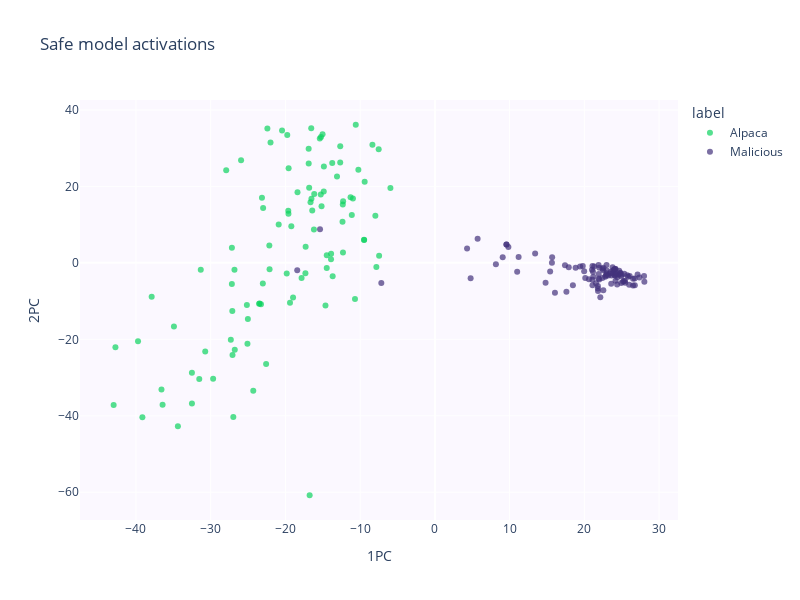

The cell this chart's notebook holds for it:
### Markdown cell above
As we can see, the unsafe model has very limited ability to distinguish between safe and unsafe prompts in a low dimensioanal space. The reason for that is that it has no advantages in allocating dimensional space to discriminate between harmful and innocuous instructions.

Instead, the safety-trained model has to do that in order to generate its response!

### Code cell
fig = plot_pc(
    activations=safe_activations_pca[-1],
    labels=prompts['safety'],
    prompts=prompts['prompt'], 
    generations=prompts['safe_generation'],
    palette=palette
    )

fig.update_layout(
    width=800,
    height=600,
    title="Safe model activations",
    paper_bgcolor="white",
    plot_bgcolor="#FBF8FF",
)
fig.show()
fig.write_image("images/safe.svg", scale=4)

### Figure 1 — Plotly figure (JSON) as saved in the notebook; plotly's stock layout.template omitted (floating-point values rounded to 4 significant figures; data arrays with more than 128 entries replaced by an {"elided": "..."} marker saying what was removed)
{"data": [{"customdata": {"elided": "100x3 mixed values"}, "hovertemplate": "label=Alpaca<br>1PC=%{x}<br>2PC=%{y}<br>index=%{customdata[0]}<br>Input=%{customdata[1]}<br>Output=%{customdata[2]}<extra></extra>", "legendgroup": "Alpaca", "marker": {"color": "#0DD35F", "opacity": 0.7, "symbol": "circle"}, "mode": "markers", "name": "Alpaca", "orientation": "v", "showlegend": true, "type": "scatter", "x": [-7.522, -34.39, -26.82, -27.92, -22.12, -36.59, -10.69, -16.52, -17.29, -22.58, -39.73, -12.36, -8.358, -23.02, -39.14, -16.82, -12.66, -20.45, -27.31, -19.75, -23.27, -19.62, -25.03, -19.57, -23.52, -27.16, -10.59, -9.478, -22.98, -7.832, -25.08, -16.64, -10.24, -32.51, -12.32, -7.464, -37.9, -12.67, -13.68, -15.4, -23.46, -12.28, -24.3, -17.84, -26.78, -15.27, -14.47, -31.33, -13.9, -14.64, -16.76, -26.97, -32.51, -18.98, -16.18, -15.24, -42.75, -13.74, -7.967, -16.55, -10.96, -21.99, -27.08, -36.44, -25.93, -13.89, -23.14, -18.38, -20.9, -17.32, -29.67, -22.41, -16.15, -19.6, -14.47, -5.952, -25.16, -27.11, -19.21, -12.3, -13.1, -14.87, -15.17, -42.99, -16.89, -11.28, -19.83, -22.15, -34.92, -31.53, -30.73, -19.39, -14.85, -9.466, -16.89, -16.41, -11.12, -9.394, -15.03, -27.17], "xaxis": "x", "y": [29.75, -42.72, -1.786, 24.2, -1.656, -33.13, -9.437, 16.75, 4.192, -26.48, -20.51, 10.78, 30.9, -5.384, -40.39, 19.64, 30.52, 34.59, -20.08, 33.45, -10.84, 13.62, -14.69, 24.73, -10.73, 3.95, 36.13, 6.057, 14.36, -1.061, -21.13, 15.84, 24.35, -28.72, 15.28, 1.832, -8.884, 26.26, -3.477, 32.55, -10.64, 16.1, -33.43, -3.947, -22.72, 17.88, -1.33, -1.819, 0.9529, -11.12, -60.78, -40.3, -36.77, -9.059, 8.757, 32.92, -22.09, 26.13, 12.32, 35.19, 16.85, 31.5, -24.1, -37.11, 26.87, 2.379, 17.04, 18.5, 10.06, -2.747, -30.31, 35.12, 18.01, 12.88, 2.009, 19.57, -11.02, -12.6, 9.587, 2.711, 22.62, 18.67, 14.81, -37.2, 25.99, 17.14, -2.78, 4.551, -16.62, -30.37, -23.18, -10.4, 25.22, 6.002, 29.86, 13.72, 12.5, 21.2, 33.64, -5.501], "yaxis": "y"}, {"customdata": {"elided": "100x3 mixed values"}, "hovertemplate": "label=Malicious<br>1PC=%{x}<br>2PC=%{y}<br>index=%{customdata[0]}<br>Input=%{customdata[1]}<br>Output=%{customdata[2]}<extra></extra>", "legendgroup": "Malicious", "marker": {"color": "#43327C", "opacity": 0.7, "symbol": "circle"}, "mode": "markers", "name": "Malicious", "orientation": "v", "showlegend": true, "type": "scatter", "x": [22.42, 23.22, 15.42, 27.99, 24.17, 26.52, 24.81, 23.64, 25.34, 21.09, 22.01, 25.47, 19.79, 24.42, 27.36, 24.22, 28.03, 24.09, 11.01, 26.73, 9.074, 22.55, 22.95, 22.97, 13.41, 22.98, 22.42, 23.41, 22.51, 24.81, 21.81, 20.61, 26.51, 26.76, 16.07, 25.44, 18.83, 24.94, 15.66, 24.42, 21.56, 21.15, 23.59, 23.78, 5.718, 24.94, 24.67, 24.62, 21.19, 24.06, 23.86, 21.92, 26.07, 24.0, 21.92, 17.6, 22.79, 17.91, 14.81, 21.9, 23.74, 22.14, 19.43, 27.12, 18.47, 21.81, 22.9, 25.74, 20.12, 22.54, 9.836, 24.39, 21.02, -18.42, 21.32, -15.37, 25.17, -7.167, 17.41, 22.99, 9.576, 21.09, 19.98, 15.69, 4.308, 25.3, 22.0, 8.164, 11.2, 24.16, 21.09, 21.83, 4.783, 23.55, 26.0, 24.04, 24.99, 25.87, 9.576, 24.16], "xaxis": "x", "y": [-3.934, -3.309, -2.258, -3.465, -4.679, -4.178, -2.585, -3.311, -2.829, -0.8095, -1.249, -5.21, -0.7924, -3.741, -3.806, -2.897, -4.926, -3.23, -2.303, -4.063, 1.469, -1.267, -2.723, -0.5769, 2.44, -3.114, -1.548, -2.803, -1.918, -2.686, -6.735, -4.261, -5.937, -5.869, -7.815, -4.683, -1.291, -5.254, 0.03793, -3.132, -5.338, -2.341, -5.491, -1.132, 6.309, -3.52, -2.07, -3.041, -3.598, -3.212, -2.007, -2.904, -3.466, -1.657, -4.107, -7.577, -3.663, -1.149, -5.213, -0.5445, -2.689, -8.975, -0.934, -3.037, -5.86, -6.074, -3.366, -3.23, -3.989, -7.192, 4.179, -5.669, -1.821, -1.963, -0.94, 8.803, -4.92, -5.295, -0.6477, -2.007, 4.783, -4.401, -2.205, 1.459, 3.742, -4.735, -4.36, -0.387, 1.553, -1.587, -5.877, -7.386, -4.028, -2.352, -5.721, -1.881, -3.113, -3.601, 4.783, -1.587], "yaxis": "y"}], "layout": {"height": 600, "legend": {"title": {"text": "label"}, "tracegroupgap": 0}, "paper_bgcolor": "white", "plot_bgcolor": "#FBF8FF", "title": {"text": "Safe model activations"}, "width": 800, "xaxis": {"anchor": "y", "domain": [0, 1], "title": {"text": "1PC"}}, "yaxis": {"anchor": "x", "domain": [0, 1], "title": {"text": "2PC"}}}}
